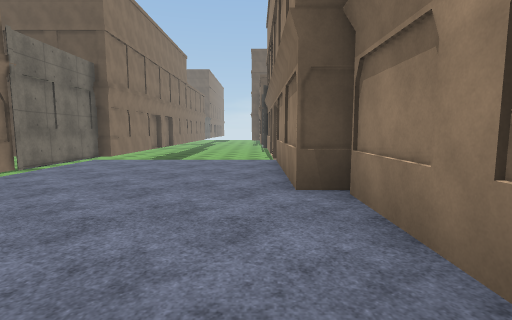
View 1 (above)

16 first-person views from a walk through a 3-D level made in the Unity game engine. The camera is 1.5 m above the floor, tilts 6° down and sees 85° across. The floor is counted in squares, 2 m on a side. Each view is taken from the middle of a square. On the plan, view 1 faces up. The plan holds only what a view shows up to about 10 squares ahead; the rest is blank. The place goes on beyond the plan. Some surface patterns are stand-ins.

View 2
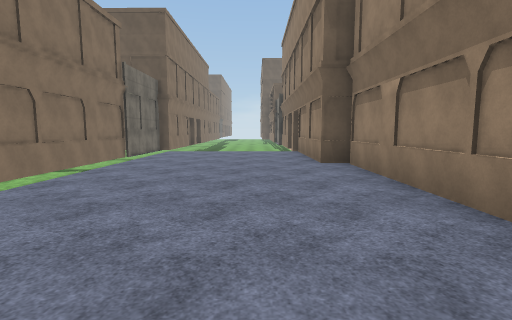

View 3
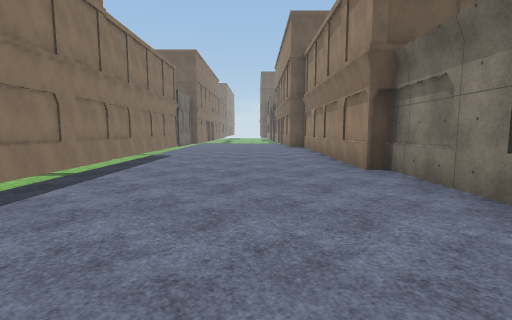

View 4
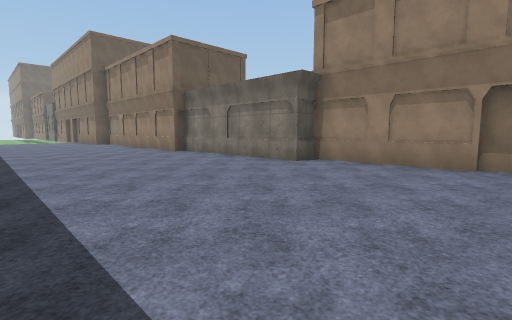

View 5
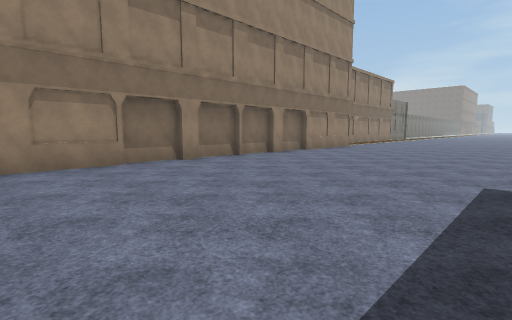

View 6
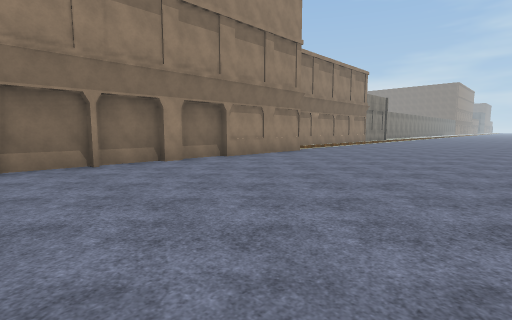

View 7
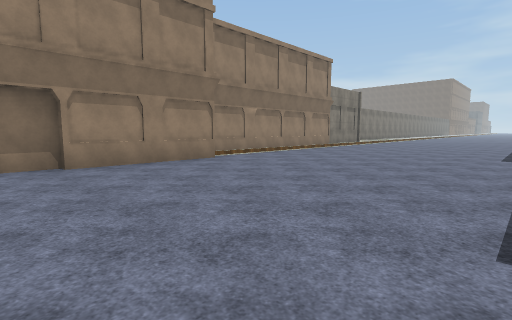

View 8
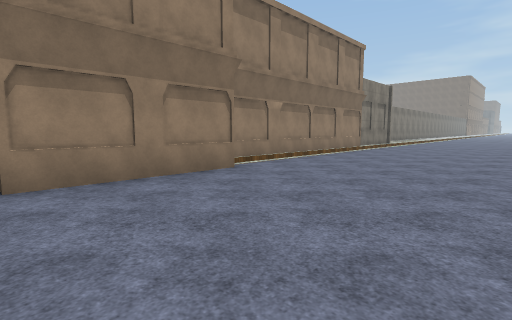

View 9
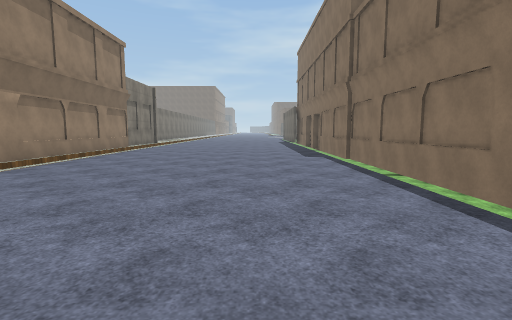

View 10
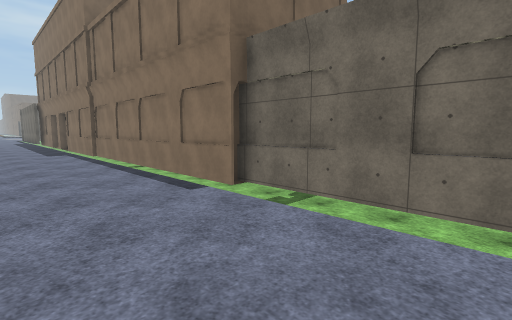

View 11
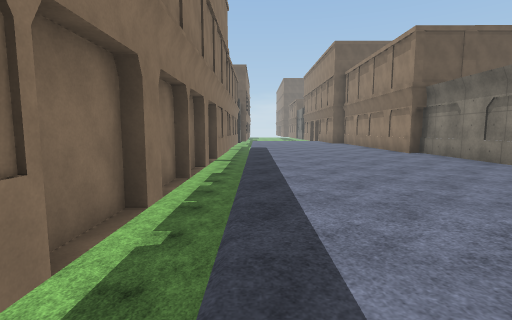

View 12
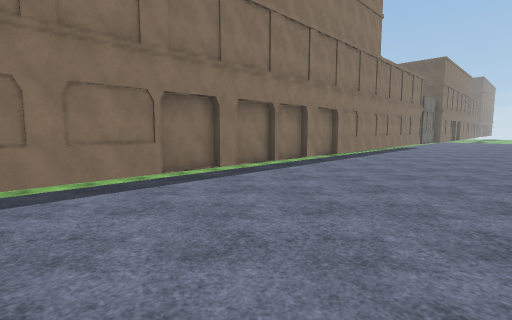

View 13
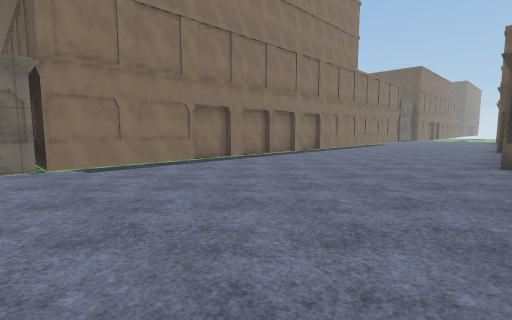

View 14
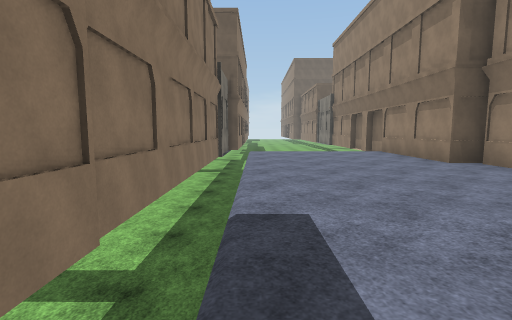

View 15
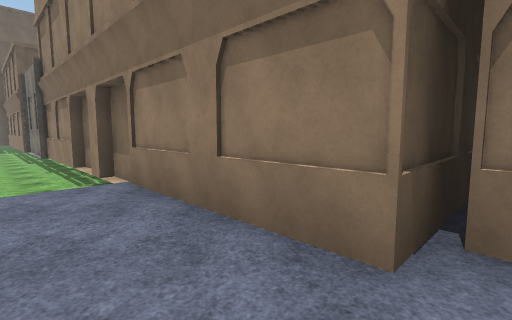

View 16
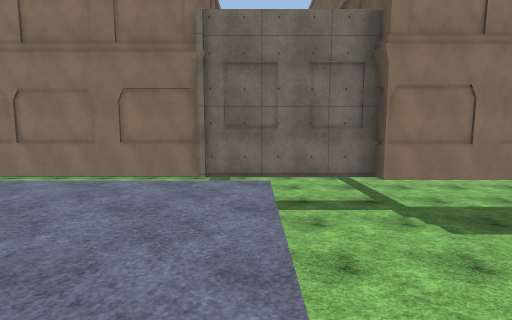

### Floor plan
Key: @ floor where view 1 was taken; # wall or solid block; . floor; ^ raised ledge; v drop or lower ground; B building.
Columns run from 7 left of view 1 to 3 right of it. Each row starts with its distance up from view 1.
 10   #vv vv#
  9 vvBvvv  #
  8 vvvvvv  B
  7 vv#.....#
  6  B#.....#
  5   v.....#
  4   v.....##
  3   v.....B#
  2   v.....##
  1   v.....#
  0   v....@#
 -1   #.....#
 -2   #.....#
 -3   #.....##
 -4   #......#
 -5   B......#
 -6   #......#
 -7   B......#
 -8   B......#
 -9   B......##
-10  ^#.......#
-11   B.......#
-12   #.......#
-13   #.......#
-14   #.......#
-15 ##v.......#
-16  ##.......#
-17   #.......#
-18   #.......#
-19   #.......#
-20   #.......#
-21   #.......#
-22   #.......#
-23   #.......#
-24   #.......#
-25   #.......B
-26   #.......#
-27 BBB.......#
-28   B.......#
-29   B.......#

Positions as (right, up) in squares from view 1, and headings:
1: (0, 0), facing up
2: (-1, -3), facing up
3: (-1, -9), facing up
4: (-4, -13), facing up-right
5: (-4, -10), facing down-right
6: (-4, -14), facing down-right
7: (-4, -18), facing down-right
8: (-2, -19), facing down-right
9: (-2, -19), facing down
10: (-2, -17), facing down-left
11: (-4, -13), facing up
12: (0, -14), facing up-left
13: (2, -16), facing up-left
14: (-4, -3), facing up
15: (-1, 3), facing up-right
16: (0, 7), facing left
